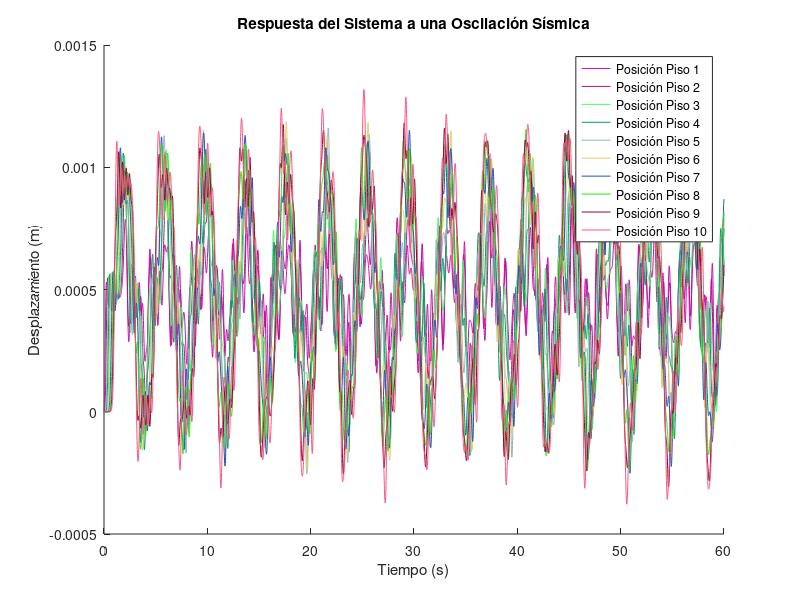

Write MATLAB code to recreate this figure.
clear; close all; clc;

n = 10;
k = 8e5;
c= 4e3;
m = 6937.4256;


M = diag(ones(1, n) * m);
K = zeros(n);
K(1:n+1:end) = -k * 2;

for i = 1:n-1
    K(i, i+1) = k; % Asignar a la derecha
    K(i+1, i) = k; % Asignar a la izquierda
end

K(n, n) = -k;

A = inv(M) * K; % Calcular la matriz A

C = zeros(n);

C(1:n+1:end) = -c * 2;
C(1, 1) = -c;
for i = 1:n-1
    C(i, i+1) = c; % Asignar a la derecha
    C(i+1, i) = c; % Asignar a la izquierda
end

C(n, n) = -c;

D = inv(M) * C;

% Calcular los valores propios de la matriz A
[eigenVectors, eigenValues] = eig(A);
% Los valores propios están en la diagonal de eigenValues
%omega = sqrt(-diag(eigenValues)); % Frecuencia angular para cada piso
    
omega = sqrt(k/m);
E = 0.1; % Amplitud de la oscilación sísmica
b = zeros(n, 1); % Vector de unos 
b(1)=1;

% Condiciones iniciales (posición y velocidad iniciales)
x0 = zeros(n, 1); % Posición inicial
v0 = zeros(n, 1); % Velocidad inicial
initial_conditions = [x0; v0];

% Tiempo de simulación
tspan = [0, 60]; % Simular de 0 a 100 segundos

% Función para las ecuaciones diferenciales
system_odes = @(t, y) [
    y(n+1:end); % Derivadas de las posiciones (velocidades)
    A*y(1:n) +  E * (1) .* cos(1) .* b; % Aceleraciones       
];



% Resolver el sistema de ecuaciones diferenciales
[t, Y] = ode45(system_odes, tspan, initial_conditions);


% Matrices del sistema en espacio de estados
A = [zeros(n) eye(n); -M\K -M\C];
B = [zeros(n, 1); M\eye(n, 1)];
C_mat = eye(n*2);
D = zeros(n*2, 1);

% Crear el sistema de espacio de estados
sys = ss(A, B, C_mat, D);

% Calcular la función de transferencia
[num, den] = ss2tf(A, B, C_mat, D);

%Función de transferencia para el primer piso
%G = tf(num(1, :), den); % num(1, :) para el primer piso
%[num, den] = tfdata(G, 'v');  % 'v' option ensures they are returned as vectors

% Storing them in separate variables
numerator = num;
denominator = den;

% Crear la leyenda
leyenda = cell(n, 1);
for i = 1:n
    leyenda{i} = ['Posición Piso ' num2str(i)];
end

% Graficar resultados
figure;
hold on;
for i = 1:n
    plot(t, Y(:, i), 'Color', rand(1,3));
end
hold off;
xlabel('Tiempo (s)');
ylabel('Desplazamiento (m)');
title('Respuesta del Sistema a una Oscilación Sísmica');
legend(leyenda);

disp(omega);
disp(numerator);
disp(denominator);

% Exportar al espacio de trabajo
assignin('base', 'A', A);
assignin('base', 'B', B);
assignin('base', 'C_mat', C_mat);
assignin('base', 'D', D);